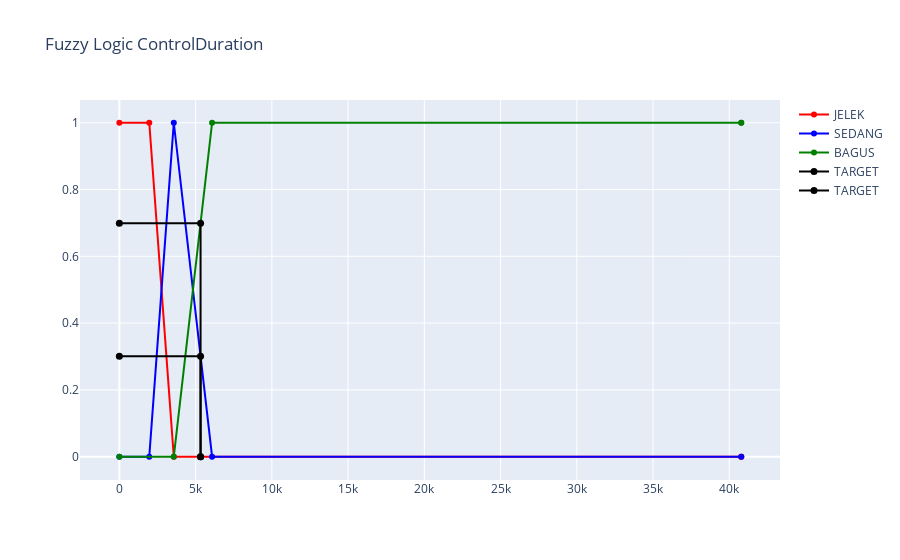

This figure's notebook cell:
### Code cell
calculateMu("ControlDuration", 5325, 0, 1960.5, 3568.5, 6080.5, 40785)

### Figure 1 — Plotly figure (JSON) as saved in the notebook; plotly's stock layout.template omitted (floating-point values rounded to 4 significant figures)
{"data": [{"hovertemplate": "<extra></extra>", "legendgroup": "", "line": {"color": "#636efa", "dash": "solid"}, "marker": {"symbol": "circle"}, "mode": "lines", "name": "", "orientation": "v", "showlegend": false, "type": "scatter", "xaxis": "x", "yaxis": "y"}, {"line": {"color": "red"}, "mode": "markers+lines", "name": "JELEK", "type": "scatter", "x": [0, 1960.0, 3568.0, 40785, 40785], "y": [1, 1, 0, 0, 0]}, {"line": {"color": "blue"}, "mode": "markers+lines", "name": "SEDANG", "type": "scatter", "x": [0, 1960.0, 3568.0, 6080.0, 40785], "y": [0, 0, 1, 0, 0]}, {"line": {"color": "green"}, "mode": "markers+lines", "name": "BAGUS", "type": "scatter", "x": [0, 3568.0, 6080.0, 40785, 40785], "y": [0, 0, 1, 1, 1]}, {"marker": {"color": "black", "size": 7}, "mode": "markers+lines", "name": "TARGET", "type": "scatter", "x": [0, 5325, 5325], "y": [0.3008, 0.3008, 0]}, {"marker": {"color": "black", "size": 7}, "mode": "markers+lines", "name": "TARGET", "type": "scatter", "x": [0, 5325, 5325], "y": [0.6992, 0.6992, 0]}], "layout": {"legend": {"tracegroupgap": 0}, "title": {"text": "Fuzzy Logic ControlDuration"}, "xaxis": {"anchor": "y", "domain": [0, 1]}, "yaxis": {"anchor": "x", "domain": [0, 1]}}}
